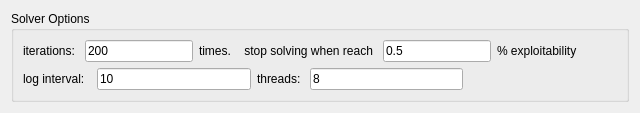
       <widget class="QWidget" name="wizardStepSolverOptions">
        <layout class="QVBoxLayout" name="SolverOptionsLayout">
         <item>
          <widget class="QGroupBox" name="groupBox_7">
          <property name="title">
           <string>Solver Options</string>
          </property>
          <layout class="QVBoxLayout" name="verticalLayout_16">
           <item>
            <layout class="QHBoxLayout" name="horizontalLayout_22">
             <item>
              <widget class="QLabel" name="label_18">
               <property name="text">
                <string>iterations: </string>
               </property>
              </widget>
             </item>
             <item>
              <widget class="QLineEdit" name="iterationText">
               <property name="text">
                <string>200</string>
               </property>
              </widget>
             </item>
             <item>
              <widget class="QLabel" name="label_19">
               <property name="text">
                <string>times.    stop solving when reach </string>
               </property>
              </widget>
             </item>
             <item>
              <widget class="QLineEdit" name="exploitabilityText">
               <property name="text">
                <string>0.5</string>
               </property>
              </widget>
             </item>
             <item>
              <widget class="QLabel" name="label_72">
               <property name="text">
                <string>% exploitability</string>
               </property>
              </widget>
             </item>
             <item>
              <spacer name="horizontalSpacer_2">
               <property name="orientation">
                <enum>Qt::Horizontal</enum>
               </property>
               <property name="sizeHint" stdset="0">
                <size>
                 <width>40</width>
                 <height>20</height>
                </size>
               </property>
              </spacer>
             </item>
            </layout>
           </item>
           <item>
            <layout class="QHBoxLayout" name="horizontalLayout_51">
             <item>
              <widget class="QLabel" name="label_73">
               <property name="text">
                <string>log interval:  </string>
               </property>
              </widget>
             </item>
             <item>
              <widget class="QLineEdit" name="logIntervalText">
               <property name="text">
                <string>10</string>
               </property>
              </widget>
             </item>
             <item>
              <widget class="QLabel" name="label_74">
               <property name="text">
                <string>threads: </string>
               </property>
              </widget>
             </item>
             <item>
              <widget class="QLineEdit" name="threadsText">
               <property name="text">
                <string>8</string>
               </property>
              </widget>
             </item>
             <item>
              <spacer name="horizontalSpacer">
               <property name="orientation">
                <enum>Qt::Horizontal</enum>
               </property>
               <property name="sizeHint" stdset="0">
                <size>
                 <width>40</width>
                 <height>20</height>
                </size>
               </property>
              </spacer>
             </item>
            </layout>
           </item>
          </layout>
         </widget>
        </item>
        </layout>
       </widget>
